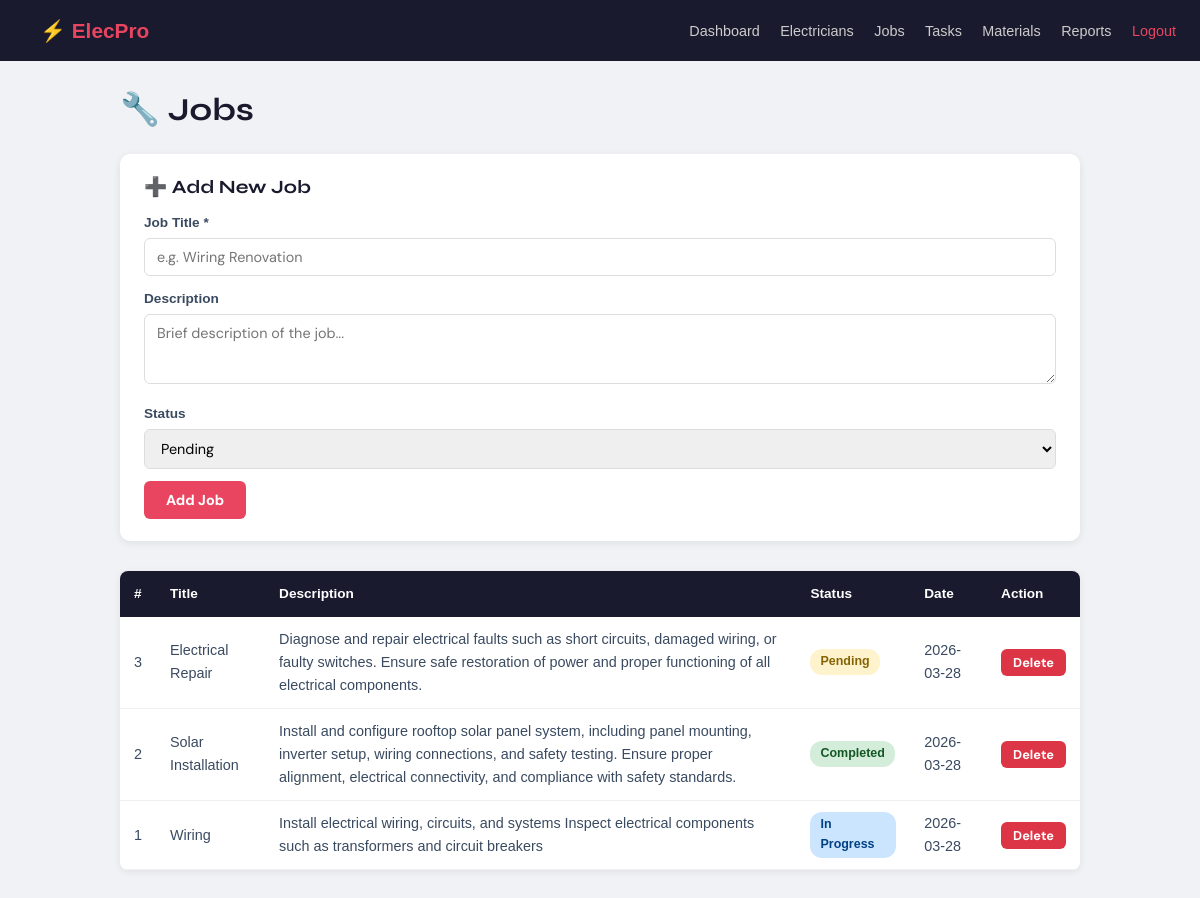
The page /jobs (signed in) on the database its author committed.
### tables this page shows
CREATE TABLE jobs (
            id          INTEGER PRIMARY KEY AUTOINCREMENT,
            title       TEXT    NOT NULL,
            description TEXT,
            status      TEXT    NOT NULL DEFAULT 'pending',
            created_at  TEXT    DEFAULT (date('now'))
        );

### app.py (the view, shortened to what this page needs)
@app.route('/jobs', methods=['GET', 'POST'])
@login_required
def jobs():
    db = get_db()
    all_jobs = db.execute('SELECT * FROM jobs ORDER BY id DESC').fetchall()
    db.close()
    return render_template('jobs.html', jobs=all_jobs)

### app.py (called while the page is built)
def login_required(f):
    from functools import wraps
    @wraps(f)
    def wrapper(*args, **kwargs):
        if 'user_id' not in session:
            flash('Please log in first.', 'warning')
            return redirect(url_for('login'))
        return f(*args, **kwargs)
    return wrapper

### database.py (called while the page is built)
def get_db():
    conn = sqlite3.connect(DATABASE)
    conn.row_factory = sqlite3.Row   # lets us access columns by name
    return conn

### templates/jobs.html (shortened to what this page needs)
<!DOCTYPE html>
<html lang="en">
<head>
    <link rel="stylesheet" href="{{ url_for('static', filename='css/style.css') }}">
</head>
<body>
<nav>
    <a class="logo" href="/dashboard">⚡ ElecPro</a>
    <div>
        <a href="/dashboard">Dashboard</a>
        <a href="/electricians">Electricians</a>
        <a href="/jobs">Jobs</a>
        <a href="/tasks">Tasks</a>
        <a href="/materials">Materials</a>
        <a href="/reports">Reports</a>
        <a href="/logout" style="color:#e94560;">Logout</a>
    </div>
</nav>
<div class="content">
    <h1>🔧 Jobs</h1>
    {% if session.get('role') == 'admin' %}
    <form class="add-form" method="POST" action="/jobs">
        <h3>➕ Add New Job</h3>
        <div class="form-group">
            <label>Job Title *</label>
            <input type="text" name="title" placeholder="e.g. Wiring Renovation" required>
        </div>
        <div class="form-group">
            <label>Description</label>
            <textarea name="description" placeholder="Brief description of the job..."></textarea>
        </div>
        <div class="form-group">
            <label>Status</label>
            <select name="status">
                <option value="pending">Pending</option>
            </select>
        </div>
        <button type="submit" class="btn">Add Job</button>
    </form>
    {% endif %}
    <table>
        <thead>
            <tr>
                <th>#</th><th>Title</th><th>Description</th><th>Status</th><th>Date</th>
                {% if session.get('role') == 'admin' %}<th>Action</th>{% endif %}
            </tr>
        </thead>
        <tbody>
            {% for job in jobs %}
            <tr>
                <td>{{ job['id'] }}</td>
                <td>{{ job['title'] }}</td>
                <td>{{ job['description'] or '—' }}</td>
                <td><span class="badge badge-{{ job['status'] }}">{{ job['status'].replace('_',' ').title() }}</span></td>
                <td>{{ job['created_at'] }}</td>
                {% if session.get('role') == 'admin' %}
                <td>
                    <form method="POST" action="/jobs/delete/{{ job['id'] }}" style="display:inline;" onsubmit="return confirm('Delete this job?')">
                        <button type="submit" class="btn btn-del">Delete</button>
                    </form>
                </td>
                {% endif %}
            </tr>
            {% else %}
            <tr><td colspan="6" style="text-align:center;color:#888;">No jobs yet.</td></tr>
            {% endfor %}
        </tbody>
    </table>
</div>
</body>
</html>

### static/css/style.css (style rules this page uses)
:root { --blue-dark: #0a2540; --blue-mid: #1a4a8a; --blue-main: #1e6fd9; --blue-light: #4a9af5; --blue-pale: #e8f1fc; --white: #ffffff; --grey-light: #f4f7fb; --grey-mid: #dde4ef; --grey-text: #8a99b3; --text-dark: #0d1b2e; --text-body: #3a4a60; --success: #00b37d; --warning: #f5a623; --danger: #e5303a; --info: #0ea5e9; --shadow-sm: 0 2px 8px rgba(10,37,64,0.08); --shadow-md: 0 6px 24px rgba(10,37,64,0.12); --shadow-lg: 0 16px 48px rgba(10,37,64,0.18); --radius-sm: 8px; --radius-md: 14px; --radius-lg: 22px; --sidebar-w: 260px; --nav-h: 68px; --font-head: 'Syne', sans-serif; --font-body: 'DM Sans', sans-serif; --transition: 0.22s cubic-bezier(.4,0,.2,1); }
*, *::before, *::after { box-sizing: border-box; margin: 0; padding: 0; }
html { scroll-behavior: smooth; }
body { font-family: var(--font-body); color: var(--text-body); background: var(--grey-light); line-height: 1.6; -webkit-font-smoothing: antialiased; }
h1,h2,h3,h4,h5,h6 { font-family: var(--font-head); color: var(--text-dark); line-height: 1.2; }
a { text-decoration: none; color: inherit; }
button { cursor: pointer; border: none; outline: none; font-family: var(--font-body); }
input, select, textarea { font-family: var(--font-body); }
.btn { display: inline-flex; align-items: center; gap: 7px; padding: 10px 22px; border-radius: var(--radius-sm); font-size: 0.9rem; font-weight: 600; transition: all var(--transition); white-space: nowrap; }
.form-group { margin-bottom: 20px; }
.badge-pending { background: rgba(245,166,35,0.12); color: #c8830d; }
.badge-pending::before { background: var(--warning); }
.badge-completed { background: rgba(30,111,217,0.12); color: var(--blue-mid); }
.badge-completed::before { background: var(--blue-main); }
.btn-del { background: rgba(229,48,58,0.1); color: var(--danger); border: none; border-radius: 6px; padding: 6px 10px; font-size: 0.8rem; font-weight: 600; transition: background var(--transition); }

### templates/jobs.html (style rules this page uses)
* { box-sizing: border-box; margin: 0; padding: 0; }
body { font-family: Arial, sans-serif; background: #f0f2f5; }
nav { background: #1a1a2e; padding: 14px 24px; display: flex; justify-content: space-between; align-items: center; }
nav .logo { color: #e94560; font-size: 1.3rem; font-weight: bold; text-decoration: none; }
nav a { color: #ccc; text-decoration: none; margin-left: 16px; font-size: .9rem; }
.content { max-width: 1000px; margin: 30px auto; padding: 0 20px; }
h1 { margin-bottom: 24px; color: #1a1a2e; }
form.add-form { background: #fff; padding: 22px 24px; border-radius: 10px; box-shadow: 0 2px 8px rgba(0,0,0,.08); margin-bottom: 30px; }
form.add-form h3 { margin-bottom: 14px; color: #1a1a2e; }
.form-group { margin-bottom: 12px; }
.form-group label { display: block; margin-bottom: 4px; font-size: .85rem; font-weight: bold; }
.form-group input, .form-group select, .form-group textarea { width: 100%; padding: 9px 12px; border: 1px solid #ddd; border-radius: 6px; font-size: .9rem; }
.form-group textarea { height: 70px; resize: vertical; }
.btn { padding: 10px 22px; background: #e94560; color: #fff; border: none; border-radius: 6px; font-weight: bold; cursor: pointer; }
.btn-del { background: #dc3545; padding: 5px 12px; font-size: .8rem; }
table { width: 100%; border-collapse: collapse; background: #fff; border-radius: 8px; overflow: hidden; box-shadow: 0 2px 8px rgba(0,0,0,.07); }
th { background: #1a1a2e; color: #fff; padding: 12px 14px; text-align: left; font-size: .85rem; }
td { padding: 11px 14px; border-bottom: 1px solid #f0f0f0; font-size: .9rem; }
.badge { display: inline-block; padding: 3px 10px; border-radius: 12px; font-size: .78rem; font-weight: bold; }
.badge-pending { background: #fff3cd; color: #856404; }
.badge-in_progress { background: #cce5ff; color: #004085; }
.badge-completed { background: #d4edda; color: #155724; }

### rows shown on the page
jobs: id "3", title "Electrical Repair", description "Diagnose and repair electrical faults such as short circuits, damaged wiring, or faulty switches. Ensure safe restoration of power and proper functioning of all electrical components.", status.replace "Pending", created_at "2026-03-28"
jobs: id "2", title "Solar Installation", description "Install and configure rooftop solar panel system, including panel mounting, inverter setup, wiring connections, and safety testing. Ensure proper alignment, electrical connectivity, and compliance with safety standards.", status.replace "Completed", created_at "2026-03-28"
jobs: id "1", title "Wiring", description "Install electrical wiring, circuits, and systems Inspect electrical components such as transformers and circuit breakers", status.replace "In Progress", created_at "2026-03-28"
